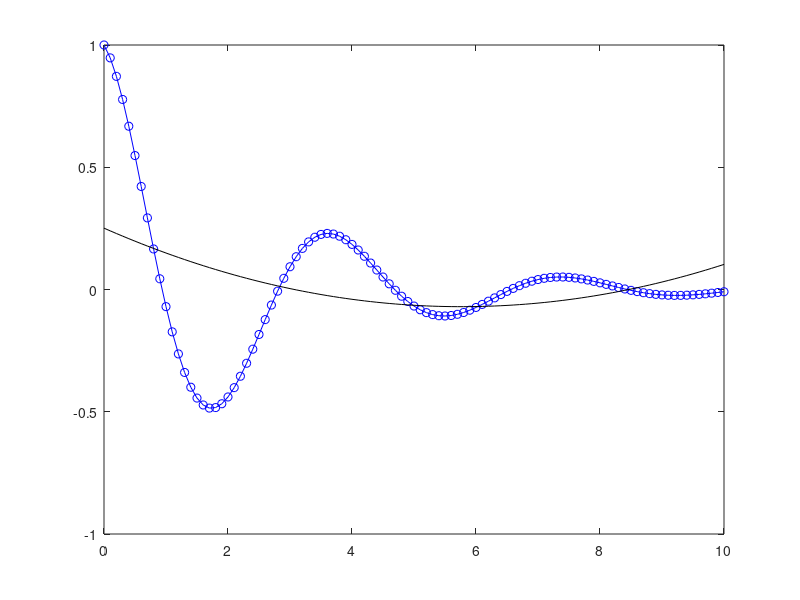

Here is the MATLAB script that generated this plot:
signal = [      
     0.000000000000000e+00     1.000000000000000e+00
     1.000000000000000e-01     9.473345794633837e-01
     2.000000000000000e-01     8.717692645074964e-01
     3.000000000000000e-01     7.772143033626658e-01
     4.000000000000000e-01     6.678195121136710e-01
     5.000000000000000e-01     5.478378052517147e-01
     6.000000000000001e-01     4.214962856364747e-01
     7.000000000000001e-01     2.928779798011800e-01
     8.000000000000000e-01     1.658167644457922e-01
     9.000000000000000e-01     4.380745897730279e-02
     1.000000000000000e+00    -7.006752430960801e-02
     1.100000000000000e+00    -1.731941588273762e-01
     1.200000000000000e+00    -2.634651541954515e-01
     1.300000000000000e+00    -3.393009429937728e-01
     1.400000000000000e+00    -3.996540417439741e-01
     1.500000000000000e+00    -4.439979403107866e-01
     1.600000000000000e+00    -4.723020253005058e-01
     1.700000000000000e+00    -4.849943245726334e-01
     1.800000000000000e+00    -4.829140690358755e-01
     1.900000000000000e+00    -4.672562040963616e-01
     2.000000000000000e+00    -4.395100481914666e-01
     2.100000000000000e+00    -4.013942933948674e-01
     2.200000000000000e+00    -3.547904783777365e-01
     2.300000000000000e+00    -3.016769436840562e-01
     2.400000000000000e+00    -2.440651110246459e-01
     2.500000000000000e+00    -1.839397205857213e-01
     2.600000000000000e+00    -1.232044221258532e-01
     2.700000000000000e+00    -6.363385602277885e-02
     2.800000000000000e+00    -6.833088458451092e-03
     2.900000000000000e+00     4.579501071579510e-02
     3.000000000000000e+00     9.307413008823960e-02
     3.100000000000000e+00     1.340705607974241e-01
     3.200000000000000e+00     1.681011057527252e-01
     3.300000000000000e+00     1.947332544098501e-01
     3.400000000000000e+00     2.137782127817739e-01
     3.500000000000000e+00     2.252775362773108e-01
     3.600000000000000e+00     2.294842374634509e-01
     3.700000000000000e+00     2.268393309705332e-01
     3.800000000000000e+00     2.179448335808668e-01
     3.900000000000000e+00     2.035342601107877e-01
     4.000000000000000e+00     1.844416469278751e-01
     4.100000000000001e+00     1.615700974979271e-01
     4.200000000000000e+00     1.358607815005197e-01
     4.300000000000000e+00     1.082632345291039e-01
     4.400000000000000e+00     7.970770327195577e-02
     4.500000000000000e+00     5.108016561175512e-02
     4.600000000000001e+00     2.320053059418585e-02
     4.700000000000000e+00    -3.195606064806396e-03
     4.800000000000001e+00    -2.747140529140460e-02
     4.900000000000000e+00    -4.909930816296674e-02
     5.000000000000000e+00    -6.766764161830624e-02
     5.100000000000000e+00    -8.288341967000502e-02
     5.199999999999999e+00    -9.457155293585150e-02
     5.300000000000000e+00    -1.026707651175628e-01
     5.399999999999999e+00    -1.072265857734071e-01
     5.500000000000000e+00    -1.083818435058448e-01
     5.600000000000000e+00    -1.063651221834908e-01
     5.700000000000000e+00    -1.014776651947737e-01
     5.800000000000000e+00    -9.407921959144201e-02
     5.899999999999999e+00    -8.457330432135825e-02
     6.000000000000000e+00    -7.339236590604738e-02
     6.100000000000000e+00    -6.098325249587920e-02
     6.199999999999999e+00    -4.779339504712447e-02
     6.300000000000000e+00    -3.425803436142036e-02
     6.400000000000000e+00    -2.078877693272193e-02
     6.500000000000000e+00    -7.763702992134130e-03
     6.600000000000000e+00     4.480811189716799e-03
     6.699999999999999e+00     1.565645590866035e-02
     6.800000000000000e+00     2.552749409393578e-02
     6.900000000000000e+00     3.391342538869934e-02
     7.000000000000000e+00     4.068987407713224e-02
     7.100000000000000e+00     4.578781215628425e-02
     7.199999999999999e+00     4.919126765422931e-02
     7.300000000000000e+00     5.093369984623353e-02
     7.400000000000000e+00     5.109324697759238e-02
     7.500000000000000e+00     4.978706836786394e-02
     7.600000000000000e+00     4.716501147498512e-02
     7.699999999999999e+00     4.340283597303721e-02
     7.800000000000000e+00     3.869522165799878e-02
     7.900000000000000e+00     3.324877570699686e-02
     8.000000000000000e+00     2.727523826456767e-02
     8.100000000000000e+00     2.098506438978390e-02
     8.199999999999999e+00     1.458153600380331e-02
     8.300000000000001e+00     8.255530588000656e-03
     8.400000000000000e+00     2.181044955125370e-03
     8.500000000000000e+00    -3.488456623169428e-03
     8.600000000000000e+00    -8.622829426453269e-03
     8.699999999999999e+00    -1.311715764447872e-02
     8.800000000000001e+00    -1.689279924611169e-02
     8.900000000000000e+00    -1.989760309980040e-02
     9.000000000000000e+00    -2.210535580944390e-02
     9.100000000000000e+00    -2.351453322391687e-02
     9.199999999999999e+00    -2.414644559552369e-02
     9.300000000000001e+00    -2.404287577089249e-02
     9.400000000000000e+00    -2.326331657865414e-02
     9.500000000000000e+00    -2.188191681767172e-02
     9.600000000000000e+00    -1.998424512772070e-02
     9.699999999999999e+00    -1.766397780325956e-02
     9.800000000000001e+00    -1.501961062020633e-02
     9.900000000000000e+00    -1.215128636879433e-02
     1.000000000000000e+01    -9.157819444367117e-03
     ];

%first column of signal is t
t = signal(:,1);

%second column of signal is y
y = signal(:,2);
  
%based on a0 + a1*t + a2*t^2
col1 = ones(size(t));
A = [col1, t, (t.^2)];
NormA = A' *A;
NormB = A' *y;
Coef = inv(NormA)*NormB %#ok<MINV>

Zest= Coef(1) + Coef(2).*t + Coef(3).*t.^2;
plot(t, y, 'b-o' ,t , Zest, 'k')


